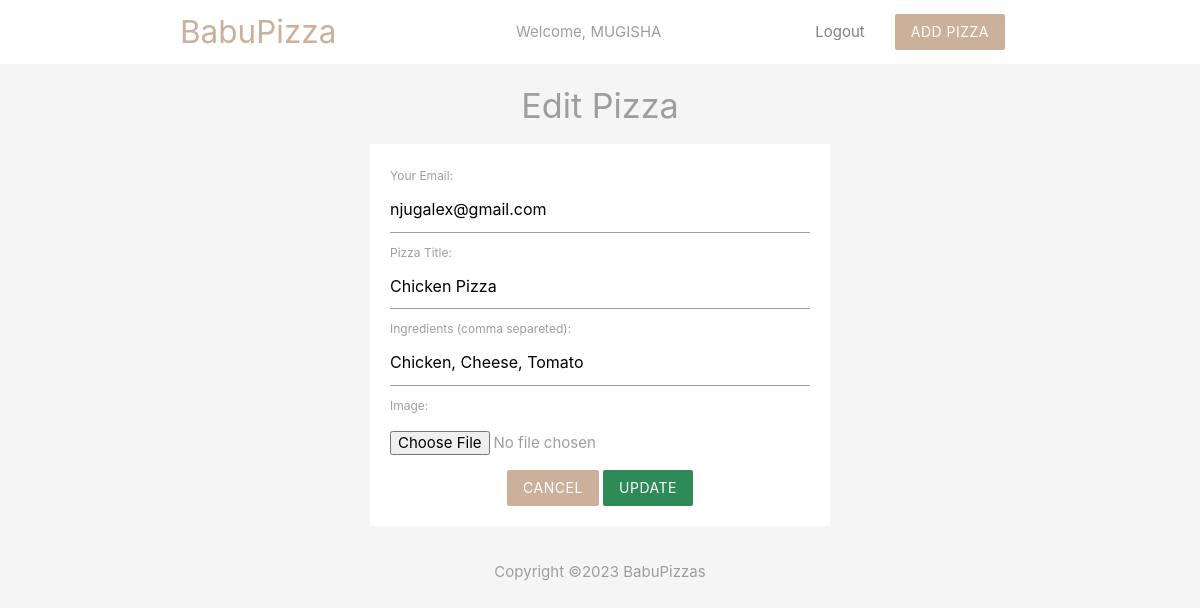
The app's page /update.php?id=33 (signed in) with its own data.
### tables this page shows
CREATE TABLE `user` (
  `id` int(11) NOT NULL,
  `firstname` varchar(255) NOT NULL,
  `secondname` varchar(255) NOT NULL,
  `username` varchar(255) NOT NULL,
  `email` varchar(255) NOT NULL,
  `password` varchar(255) NOT NULL
);

CREATE TABLE `pizzas` (
  `id` int(11) NOT NULL,
  `image` varchar(255) NOT NULL,
  `title` varchar(255) NOT NULL,
  `ingredients` varchar(255) NOT NULL,
  `email` varchar(255) NOT NULL,
  `created_at` timestamp NOT NULL DEFAULT current_timestamp()
);

### update.php (the view, shortened to what this page needs)
<?php
  include('config/db_connect.php');
  if(isset($_GET['id'])) {
  	$id = mysqli_real_escape_string($db_connect, $_GET['id']);
  	$pizza_data = "SELECT * FROM pizzas WHERE id = $id";
  	$data_connect = mysqli_query($db_connect, $pizza_data);
  	$data_fetch = mysqli_fetch_assoc($data_connect);
  }
?>
<!DOCTYPE html>
<html>
<head>
</head>
<body>
	<?php include('templates/header.php'); ?>
	<section class="container grey-text">
		<h4 class="center">Edit Pizza</h4>
		<form class="white" action="" method="POST">
			<label>Your Email:</label>
			<input type="text" name="email" value="<?php echo htmlspecialchars($data_fetch['email']); ?>"/>
			<label>Pizza Title:</label>
			<input type="text" name="title" value="<?php echo htmlspecialchars($data_fetch['title']); ?>"/>
			<label>Ingredients (comma separeted):</label>
			<input type="text" name="ingredients" value="<?php echo htmlspecialchars($data_fetch['ingredients']); ?>"/>
			<label>Image:</label>
			<input type="file" name="image" class="image-upload"/>
			<div class="center">
				<a href="index.php" class="btn brand z-depth-0">Cancel</a>
				<input type="submit" name="update" value="Update" class="btn brand z-depth-0" style="background-color: seagreen !important;" />
			</div>
		</form>
	</section>
	<?php include('templates/footer.php'); ?>
</body>
</html>

### templates/header.php (shortened to what this page needs)
<?php
  include('config/db_connect.php');
  if(!empty($_SESSION['id'])) {
  	$id = $_SESSION['id'];
  	$data = mysqli_query($db_connect, "SELECT * FROM user WHERE id = $id");
  	$row = mysqli_fetch_assoc($data);
  } else {
  	header('Location: login.php');
  }
?>
<head>
	<link rel="stylesheet" href="https://cdnjs.cloudflare.com/ajax/libs/materialize/1.0.0/css/materialize.min.css">
</head>
<body class="grey lighten-4">
	<nav class="white z-depth-0">
		<div class="container">
			<a href="index.php" class="brand-logo brand-text">BabuPizza</a>
			<ul id="nav-mobile" class="center-pro hide-on-small-and-down">
			  <li class="grey-text">Welcome, <?php echo $row['firstname']; ?></li>
			</ul>
			<ul id="nav-mobile" class="right hide-on-small-and-down">
			    <li class="grey-text"><a href="logout.php" class="logout">Logout</a></li>
			    <li><a href="add.php" class="btn brand z-depth-0">Add Pizza</a></li>
			</ul>
		</div>
	</nav>

### update.php (style rules this page uses)
.image-upload { width: 100%; margin: 1rem 0; }

### templates/header.php (style rules this page uses)
.brand { background: #cbb09c !important; }
.brand-text { color: #cbb09c !important; }
form { max-width: 460px; margin: 20px auto; padding: 20px; }
.center-pro { margin-left: 40%; display: inline-block; }
.logout { color: grey !important; }

### records on screen
user: firstname "MUGISHA"
pizzas: email "njugalex@gmail.com", title "Chicken Pizza", ingredients "Chicken, Cheese, Tomato"
